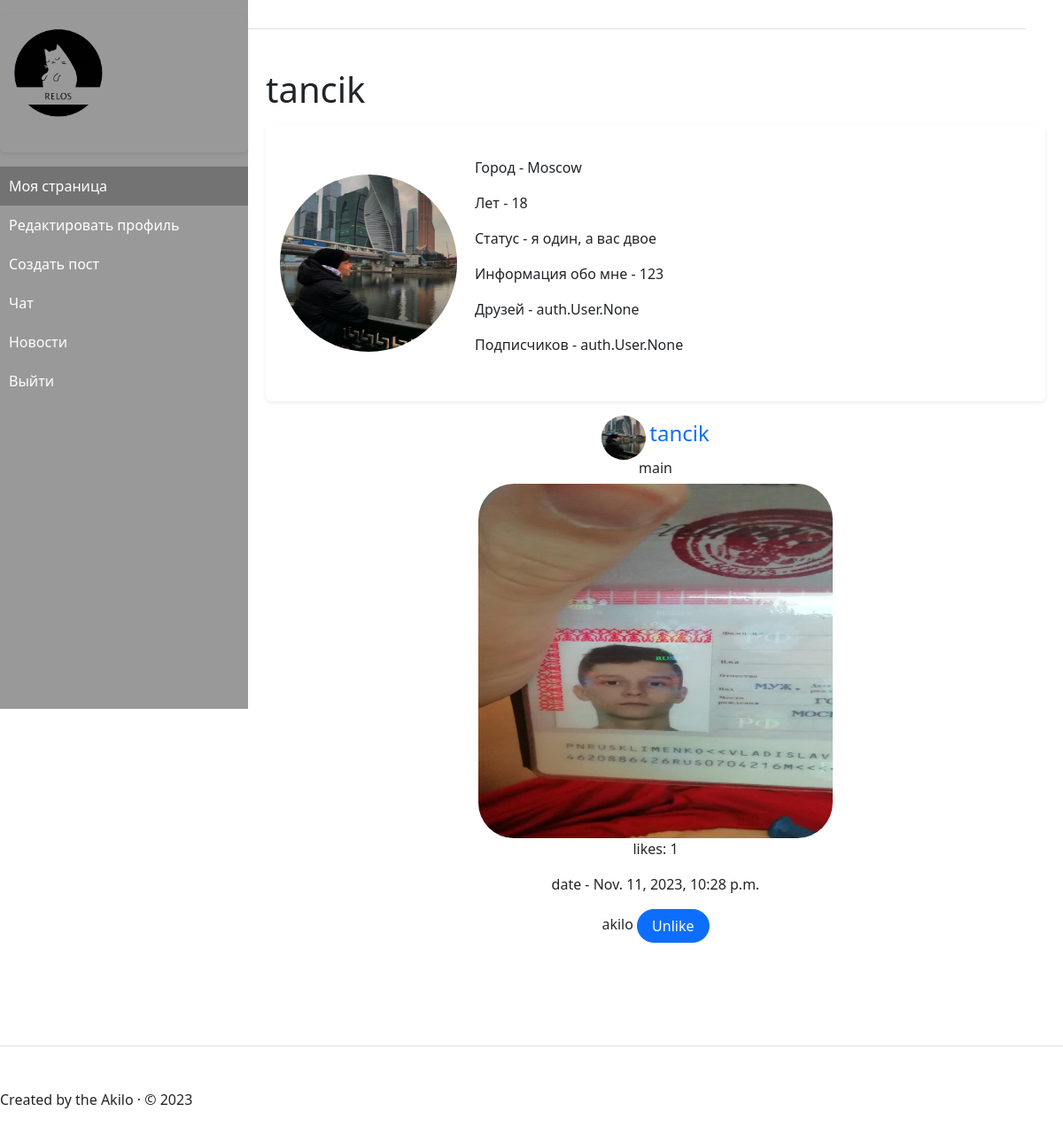
Page /profile/tancik/ (signed in) on the committed database.
### profiles/models.py (models this page shows, shortened)
class UserProfile(models.Model):
    user = models.ForeignKey(User, on_delete=models.CASCADE)
    image = models.ImageField(upload_to='images/', blank=True, null=True)
    years = models.IntegerField(default=18)
    city = models.CharField(max_length=100, default='Не указано')
    status = models.CharField(max_length=100, default='Не указано')
    about_user = models.TextField(default='Не указано')
    friends = models.ManyToManyField(User, related_name='friends', blank=True)
    subscribers = models.ManyToManyField(User, related_name='subscribers', blank=True)
    subscriptions = models.ManyToManyField(User, related_name='subscriptions', blank=True)

class BlogUser(models.Model):
    user = models.ForeignKey(User, on_delete=models.CASCADE)
    title = models.CharField(max_length=100)
    likes = models.IntegerField(default=0)
    date = models.DateTimeField(auto_now_add=True)
    image = models.ImageField(upload_to='images/')
    liked_users = models.ManyToManyField(User, related_name='liked_posts', blank=True)

### profiles/views.py (the view)
# urls.py: path('<str:username>/', views.profile, name='profile'),
@login_required
def profile(request, username):
    user_info = UserProfile.objects.get(user__username=username)
    current_user = request.user
    is_current_user = current_user.username == username
    is_admin = current_user.is_superuser
    if is_current_user or is_admin:
        blog = BlogUser.objects.filter(user__username=username).order_by('-date')
        return render(request, 'profile/profile.html', { 'username': username,'user': current_user, 'user_info': user_info, 'blog': blog})
    else:
        return HttpResponse("Access Denied")

### relog/context_processors.py (called while the page is built)
def menu(request):
    menus = Menu.objects.order_by('order_by')
    return {'menus': menus}

### templates/profile/profile.html (shortened to what this page needs)
  {% extends 'base_profile.html' %}
  {% block content %}
{% load static %}
  <h1>{{ username }}</h1>
  <div class="d-flex align-items-center p-3 my-3  bg-purple rounded shadow-sm">
    {% if user_info.image %}
      <div>
            <img src="{{ user_info.image.url }}" alt="Post Image" width="200" height="200" style="border-radius: 50%;">
        </div>
    {% endif %}
    <div class="user_information">
        <p> Город - {{ user_info.city }}</p>
        <p> Лет - {{ user_info.years }}</p>
        <p> Статус - {{ user_info.status }}</p>
        <p> Информация обо мне - {{ user_info.about_user }}</p>
        <p> Друзей - {{ user_info.friends }}</p>
        <p> Подписчиков - {{ user_info.subscribers }}</p>
    </div>
  </div>
     {% for b in blog %}
    <div class="text-center">
        <a href="#" class=" align-items-center mb-3 mb-md-0 me-md-auto link-body-emphasis text-decoration-none">
            <img src="{{ user_info.image.url }}" alt="Post Image" width="50" height="50" style="border-radius: 50%;">
            <span class="fs-4">{{ b.user }}</span>
        </a>
        <h6>{{ b.title }}</h6>
        {% if b.image %}
            <img src="{{ b.image.url }}" alt="Post Image" width="400" height="400" style="border-radius: 10%;">
        {% endif %}
        <p>likes: {{ b.likes }}</p>
        <p>date - {{ b.date }}</p>
        <form method="post" action="{% url 'handle_like' username=request.user %}">
            {{ request.user}}
            {% if user in b.liked_users.all %}
                <button type="submit" name="action" value="unlike" class="btn btn-primary rounded-pill px-3">Unlike</button>
            {% else %}
                <button type="submit" name="action" value="like" class="btn btn-primary rounded-pill px-3">Like</button>
            {% endif %}
        </form>
        <br><br>
    </div>
{% endfor %}
  {% endblock %}

### templates/profile/profile.html (style rules this page uses)
.user_information { padding: 20px; }

### rows in the picture
UserProfile: image (picture), city "Moscow", years "18", status "я один, а вас двое", about_user "123", friends "auth.User.None", subscribers "auth.User.None"
BlogUser: image (picture), user "tancik", title "main", likes "1", date "Nov. 11, 2023, 10:28 p.m.", shows "Unlike"

### other values in the picture
{{ username }} "tancik"
{{ request.user }} "akilo"
